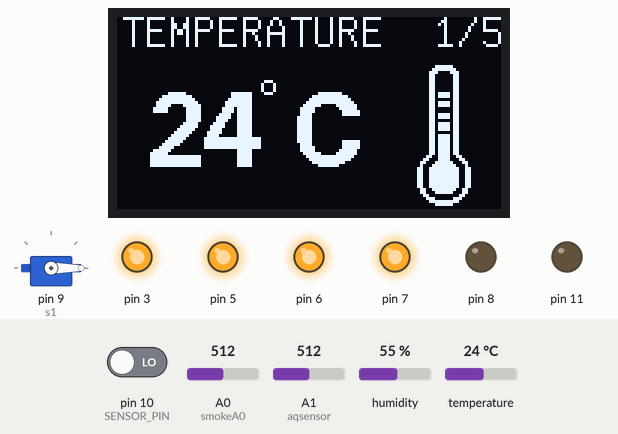
Bench run of a sketch on a simulated Arduino Uno, built with avr-gcc and run on an emulated ATmega328P. Shown: servo, 128×64 one-colour display, output pins drawn as LEDs (lit = HIGH). The inputs (shaded band) are chosen by the test bench; at power-on: pin 10 (SENSOR_PIN) LOW, humidity 55 %, A1 (aqsensor) = 512, A0 (smokeA0) = 512, temperature 24 °C. What the sketch prints to the serial monitor is not drawn.

Above: at 3.6 s.
3.7 s: pin 10 (SENSOR_PIN) driven HIGH
At 9.1 s:
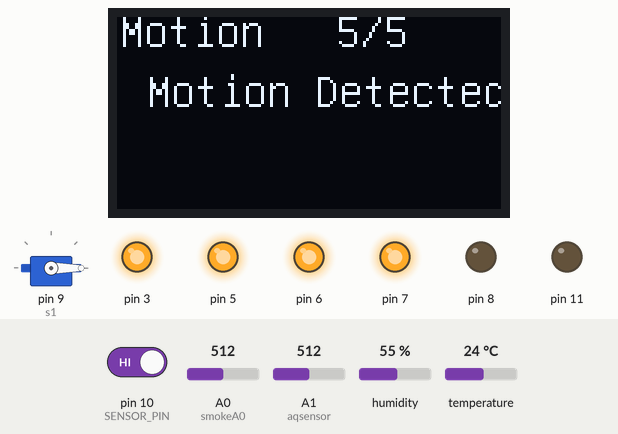
11.6 s: pin 10 (SENSOR_PIN) driven LOW
At 19.4 s:
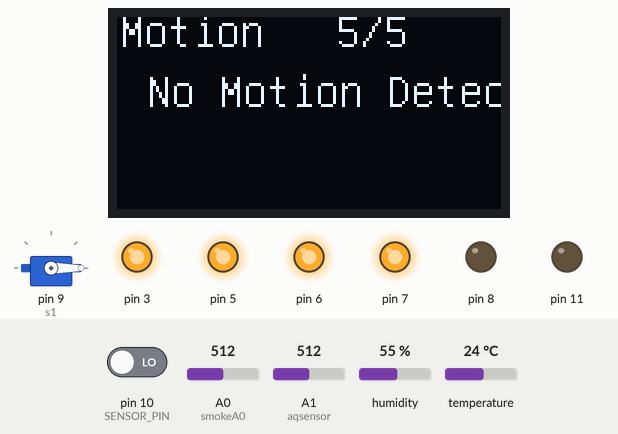
19.5 s: humidity set to 51 %
At 25.5 s:
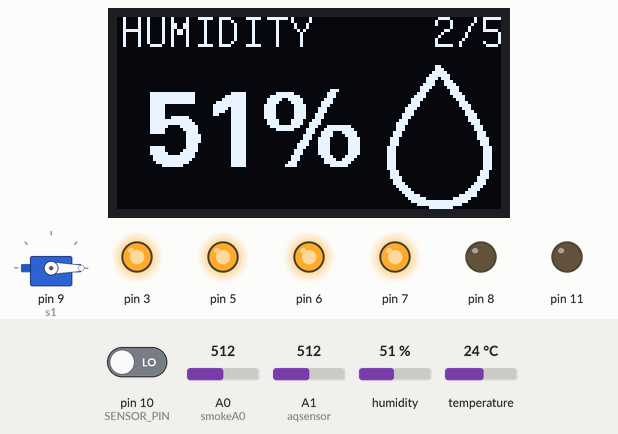
27.3 s: humidity set to 48 %
At 34.2 s:
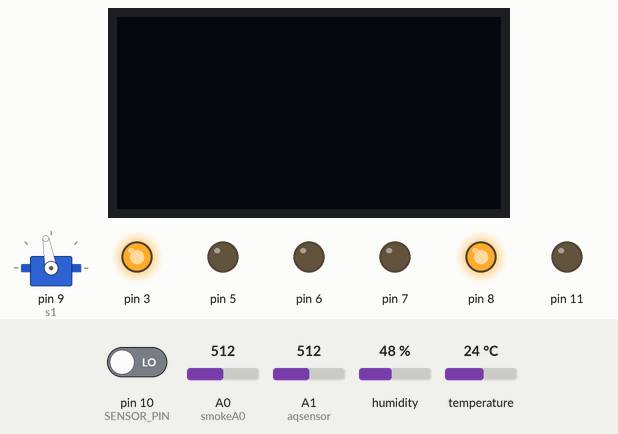
35.2 s: A1 (aqsensor) set to 40
At 42.9 s:
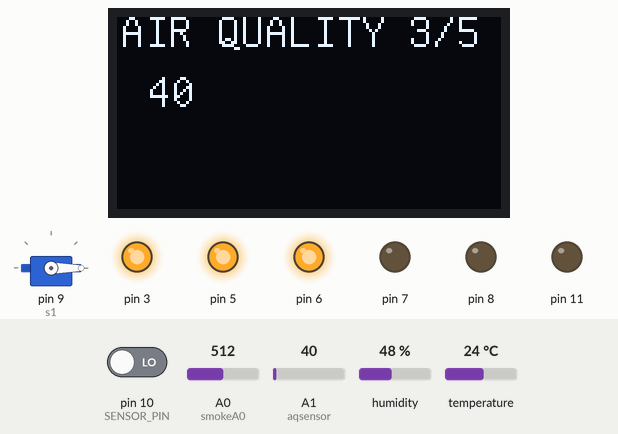
43.1 s: A1 (aqsensor) set to 67
51.0 s: A1 (aqsensor) set to 82
At 55.5 s:
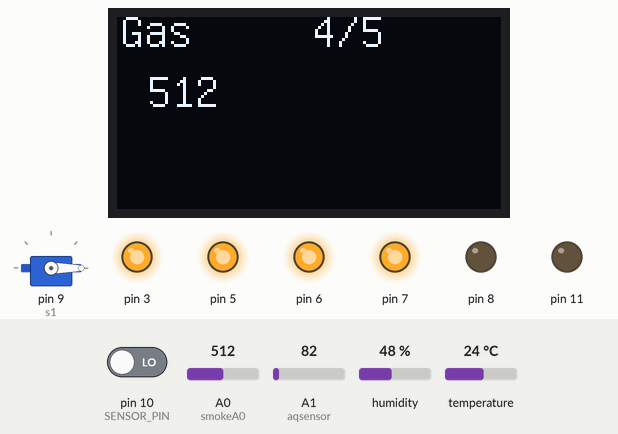
Timing chart, 0 to 56.6 s (numbered marks = the images above; inputs shaded):
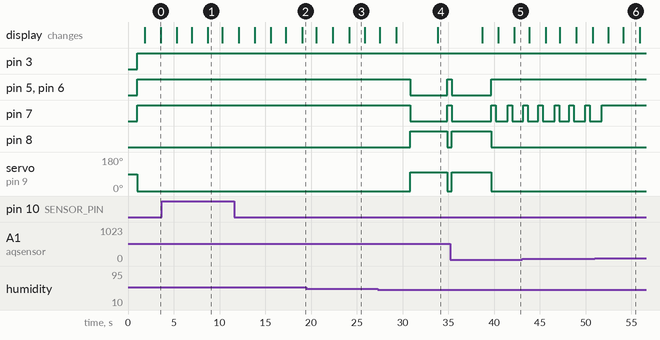

The sketch:

arduino_code.ino
```cpp
#include "DHT.h"
#include<Servo.h>
#include "U8glib.h"
U8GLIB_SSD1306_128X64 u8g(U8G_I2C_OPT_NO_ACK);

Servo s1;
#define DPIN 12        //Pin to connect DHT sensor (GPIO number) D2
#define DTYPE DHT11   // Define DHT 11 or DHT22 sensor type
DHT dht(DPIN,DTYPE);
#define SENSOR_PIN 10
int smokeA0 = A0;
int data = 0;
int sensorThres = 100;

const int aqsensor = A1;

#define humid_width 35
#define humid_height 48

static unsigned char humid_bits[] U8G_PROGMEM = {
   0x00, 0x00, 0x03, 0x00, 0x00, 0x00, 0x00, 0x07, 0x00, 0x00, 0x00, 0x80,
   0x0f, 0x00, 0x00, 0x00, 0xc0, 0x1f, 0x00, 0x00, 0x00, 0xe0, 0x1d, 0x00,
   0x00, 0x00, 0xe0, 0x38, 0x00, 0x00, 0x00, 0xf0, 0x78, 0x00, 0x00, 0x00,
   0x78, 0xf0, 0x00, 0x00, 0x00, 0x38, 0xe0, 0x00, 0x00, 0x00, 0x1c, 0xe0,
   0x01, 0x00, 0x00, 0x1e, 0xc0, 0x03, 0x00, 0x00, 0x0f, 0x80, 0x03, 0x00,
   0x00, 0x07, 0x00, 0x07, 0x00, 0x80, 0x07, 0x00, 0x0f, 0x00, 0xc0, 0x03,
   0x00, 0x0e, 0x00, 0xc0, 0x01, 0x00, 0x1c, 0x00, 0xe0, 0x01, 0x00, 0x3c,
   0x00, 0xe0, 0x00, 0x00, 0x38, 0x00, 0x70, 0x00, 0x00, 0x78, 0x00, 0x78,
   0x00, 0x00, 0x70, 0x00, 0x38, 0x00, 0x00, 0xe0, 0x00, 0x38, 0x00, 0x00,
   0xe0, 0x00, 0x1c, 0x00, 0x00, 0xc0, 0x01, 0x1c, 0x00, 0x00, 0xc0, 0x01,
   0x0e, 0x00, 0x00, 0xc0, 0x03, 0x0e, 0x00, 0x00, 0x80, 0x03, 0x0e, 0x00,
   0x00, 0x80, 0x03, 0x07, 0x00, 0x00, 0x00, 0x07, 0x07, 0x00, 0x00, 0x00,
   0x07, 0x07, 0x00, 0x00, 0x00, 0x07, 0x07, 0x00, 0x00, 0x00, 0x07, 0x07,
   0x00, 0x00, 0x00, 0x07, 0x07, 0x00, 0x00, 0x00, 0x07, 0x07, 0x00, 0x00,
   0x00, 0x07, 0x07, 0x00, 0x00, 0x00, 0x07, 0x0e, 0x00, 0x00, 0x80, 0x03,
   0x0e, 0x00, 0x00, 0x80, 0x03, 0x1e, 0x00, 0x00, 0xc0, 0x03, 0x1c, 0x00,
   0x00, 0xc0, 0x01, 0x3c, 0x00, 0x00, 0xe0, 0x01, 0x78, 0x00, 0x00, 0xf0,
   0x00, 0xf0, 0x00, 0x00, 0x78, 0x00, 0xe0, 0x01, 0x00, 0x3c, 0x00, 0xc0,
   0x07, 0x00, 0x3f, 0x00, 0x80, 0x1f, 0xc0, 0x0f, 0x00, 0x00, 0xff, 0xff,
   0x07, 0x00, 0x00, 0xfc, 0xff, 0x01, 0x00, 0x00, 0xc0, 0x3f, 0x00, 0x00 };


#define temperature_width 18
#define temperature_height 47
static unsigned char temperature_bits[] U8G_PROGMEM = {
   0xc0, 0x0f, 0x00, 0xe0, 0x1f, 0x00, 0x70, 0x38, 0x00, 0x30, 0x30, 0x00,
   0x30, 0x30, 0x00, 0x30, 0x30, 0x00, 0x30, 0x30, 0x00, 0x30, 0x30, 0x00,
   0x30, 0x30, 0x00, 0xb0, 0x37, 0x00, 0xb0, 0x37, 0x00, 0x30, 0x30, 0x00,
   0xb0, 0x37, 0x00, 0xb0, 0x37, 0x00, 0x30, 0x30, 0x00, 0x30, 0x30, 0x00,
   0xb0, 0x37, 0x00, 0xb0, 0x37, 0x00, 0x30, 0x30, 0x00, 0xb0, 0x37, 0x00,
   0xb0, 0x37, 0x00, 0xb0, 0x37, 0x00, 0x30, 0x30, 0x00, 0xb0, 0x37, 0x00,
   0xb0, 0x37, 0x00, 0xb0, 0x37, 0x00, 0xb0, 0x37, 0x00, 0xb0, 0x37, 0x00,
   0xb0, 0x37, 0x00, 0xb0, 0x37, 0x00, 0x98, 0x67, 0x00, 0x8c, 0xc7, 0x00,
   0xc6, 0x8f, 0x01, 0xe2, 0x1f, 0x01, 0xf3, 0x3f, 0x03, 0xf3, 0x3f, 0x03,
   0xf3, 0x3f, 0x03, 0xf3, 0x3f, 0x03, 0xf3, 0x3f, 0x03, 0xf3, 0x3f, 0x03,
   0xf3, 0x3f, 0x03, 0xe6, 0x9f, 0x01, 0xc6, 0x8f, 0x01, 0x0c, 0xc0, 0x00,
   0x38, 0x70, 0x00, 0xf0, 0x3f, 0x00, 0xc0, 0x0f, 0x00 };

void drawTemp(void) {

  u8g.setFont(u8g_font_unifont);
  u8g.setPrintPos(1, 10);
  u8g.print("TEMPERATURE  1/5");

  u8g.setFont(u8g_font_fub25);

  u8g.setPrintPos(10, 50);

  float temp = round(dht.readTemperature()*10)/10;
  // Serial.println("Temp: ");
  // Serial.println(temp);

  u8g.print(String(round(dht.readTemperature()*10)/10) + " C");

  // Celcius symbol
  u8g.drawCircle(50, 23, 2);

  // Thermometer icon
  u8g.drawXBMP(100, 16, temperature_width, temperature_height, temperature_bits);
  // Serial.print(temp);
  // Serial.print(",");
}
void drawHumid(void) {


  u8g.setFont(u8g_font_unifont);
  u8g.setPrintPos(1, 10);
  u8g.print("HUMIDITY     2/5");

  u8g.setFont(u8g_font_fub25);
  u8g.setPrintPos(10, 50);
  u8g.print(String(int(dht.readHumidity())) + "%");

  // Humidity icon
  u8g.drawXBMP( 90, 16, humid_width, humid_height, humid_bits);
  // Serial.print(int(dht.readHumidity()));
  // Serial.print(",");
}
void drawAirQuality(void){
  int ppm = analogRead(aqsensor);
  u8g.setFont(u8g_font_unifont);
  u8g.setPrintPos(1, 10);
  u8g.print("AIR QUALITY 3/5");
  u8g.setFont(u8g_font_unifont);
  u8g.setPrintPos(10, 30);
  u8g.print(String(int(analogRead(aqsensor))));
  // Serial.println("Air Quality: ");
  // Serial.print(ppm);
  // Serial.print(",");
}
void drawGas(void){
  int value = analogRead(smokeA0);
  u8g.setFont(u8g_font_unifont);
  u8g.setPrintPos(1, 10);
  u8g.print("Gas     4/5");
  u8g.setFont(u8g_font_unifont);
  u8g.setPrintPos(10, 30);
  u8g.print(String(int(analogRead(smokeA0))));
  // Serial.println("Gas value: ");
  // Serial.print(value);
  // Serial.print(",");
}
void drawMotion(void){
  int value1 = digitalRead(SENSOR_PIN);
  u8g.setFont(u8g_font_unifont);
  u8g.setPrintPos(1, 10);
  u8g.print("Motion   5/5");
  if( value1 == 1){
    u8g.setFont(u8g_font_unifont);
    u8g.setPrintPos(10, 30);
    u8g.print("Motion Detected!!");
  }
  else{
    u8g.setFont(u8g_font_unifont);
    u8g.setPrintPos(10, 30);
    u8g.print("No Motion Detected!!");
  }
  // Serial.println("Motion: ");
  // Serial.print(value1);
  // Serial.println();
}
uint8_t draw_state = 0;

void draw() {

  switch(draw_state ) {
    case 0: drawTemp(); break;
    case 1: drawHumid(); break;
    case 2: drawAirQuality(); break;
    case 3: drawGas(); break;
    case 4: drawMotion(); break;
  }

}

void setup() {
  Serial.begin(9600);
  pinMode(smokeA0, INPUT);
  pinMode (aqsensor,INPUT);
  pinMode(SENSOR_PIN, INPUT);
  pinMode(3, OUTPUT);
  pinMode(11, OUTPUT);
  pinMode(5, OUTPUT);
  pinMode(6, OUTPUT);
  pinMode(7, OUTPUT);
  pinMode(8, OUTPUT);
  s1.attach(9);
  dht.begin();
}

void loop() {
  delay(1000);

  float tc = dht.readTemperature(false);  //Read temperature in C
  float hu = dht.readHumidity();          //Read Humidity
  int data = analogRead(smokeA0);
  int ppm = analogRead(aqsensor);
  int sensorValue = digitalRead(SENSOR_PIN);
  digitalWrite(3,HIGH);
  digitalWrite(4,HIGH);
  digitalWrite(5,HIGH);
  digitalWrite(6,HIGH);
  digitalWrite(7,HIGH);
  digitalWrite(8,LOW);
  s1.write(0);
  delay(500);
  // s1.detach();

  if(tc < 50.00 && data >100 && hu < 50.00 && ppm <75){
  digitalWrite(3,HIGH);
  digitalWrite(4,HIGH);
  digitalWrite(5,HIGH);
  digitalWrite(6,HIGH);
  digitalWrite(7,LOW);
  digitalWrite(8,LOW);
  // s1.attach(9);
  // s1.write(0);
  // s1.detach();
  }
  if(tc < 50.00 && data >200 && hu < 50.00 && ppm > 100 ){
  digitalWrite(3,HIGH);
  digitalWrite(4,HIGH);
  digitalWrite(5,HIGH);
  digitalWrite(6,LOW);
  digitalWrite(7,LOW);
  digitalWrite(8,LOW);
  }
  if(tc < 50.00 && data >300 && hu < 50.00 && ppm > 200){
  digitalWrite(3,HIGH);
  digitalWrite(4,HIGH);
  digitalWrite(5,LOW);
  digitalWrite(6,LOW);
  digitalWrite(7,LOW);
  digitalWrite(8,HIGH);
  // s1.attach(9);
  s1.write(100);
  delay(1500);
  // s1.detach();
  }
  if(tc < 50.00 && data >400 && hu < 50.00 && ppm > 300){
  digitalWrite(3,HIGH);
  digitalWrite(4,LOW);
  digitalWrite(5,LOW);
  digitalWrite(6,LOW);
  digitalWrite(7,LOW);
  digitalWrite(8,HIGH);
  // s1.attach(9);
  s1.write(100);
  delay(1500);
  // s1.detach();
  }
  Serial.print(tc);
  Serial.print(",");
  Serial.print(hu);
  Serial.print(",");
  Serial.print(data);
  Serial.print(",");
  Serial.print(ppm);
  Serial.print(",");
  Serial.print(sensorValue);
  Serial.println();

  u8g.firstPage();
  do {
    draw();

  } while( u8g.nextPage() );

   // increase the state
  draw_state++;

  // Used if instead of mod operator to avoid running out of int size
  if ( draw_state > 5  )
    draw_state = 0;

  // Switch draw_state after delay
  // delay(1500);
}
```

Measured:
- the behaviour switches between 50 and 49 % on humidity (found by bisection; images 3 and 4)
- the behaviour switches between 74 and 75 on A1 (aqsensor) (found by bisection; images 5 and 6)
- after the input at 3.7 s, the display: first differs from a run without the input after 5.0 s (image 1)
- after the input at 11.6 s, the display: first differs from a run without the input after 7.4 s (image 2)
- after the input at 27.3 s, pin 5–7: HIGH → LOW after 3.5 s, → HIGH 4.1 s later; pin 8: LOW → HIGH after 3.5 s, → LOW 4.1 s later; servo on pin 9 (s1): 0° → 100° after 3.5 s, → 0° 4.1 s later
- after the input at 35.2 s, pin 5, pin 6: goes on until 39.7 s, then stays HIGH; pin 8: goes on until 39.7 s, then stays LOW; servo on pin 9 (s1): goes on until 39.7 s, then stays 0°; the display: first differs from a run without the input after 5.3 s (image 5 shows a later state)
- after the input at 51.0 s, pin 7: goes on until 51.8 s, then stays HIGH
